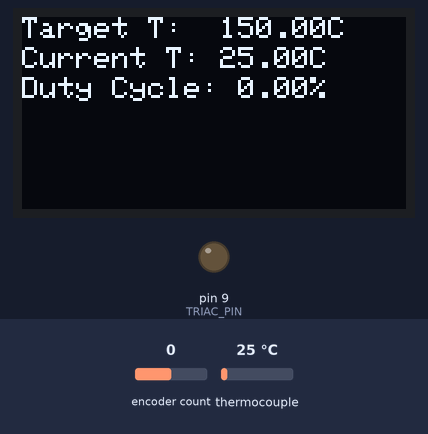
A sketch run on a simulated Arduino Uno, built with avr-gcc and run on an emulated ATmega328P. Parts: 128×64 one-colour display, output pins drawn as LEDs (lit = HIGH). The test bench sets the inputs (shaded band); at power-on: encoder count 0, thermocouple 25 °C. What the sketch prints to the serial monitor is not drawn.

Above: at 1.2 s.
1.3 s: encoder count set to 1
At 4.1 s:
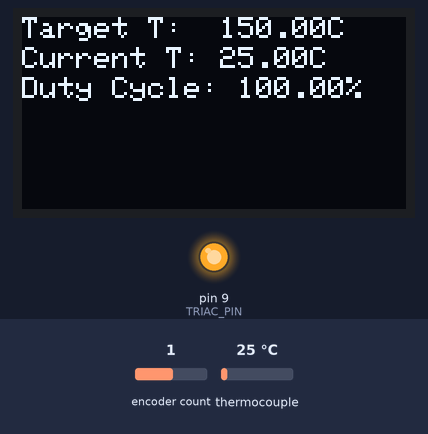
4.3 s: encoder count set to 5
At 6.3 s:
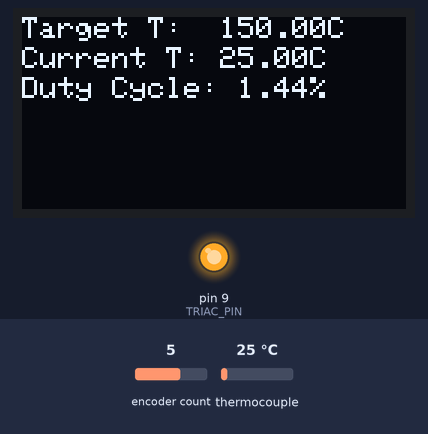
7.3 s: thermocouple set to 150 °C
At 10.1 s:
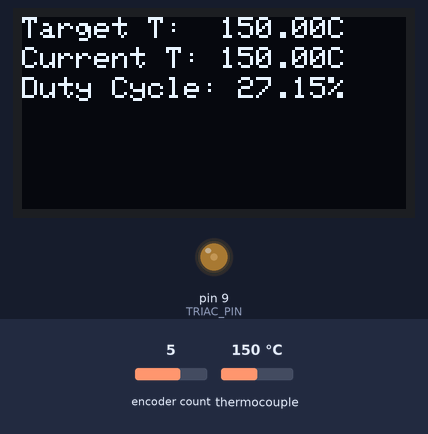
10.3 s: thermocouple set to 6 °C
At 12.3 s:
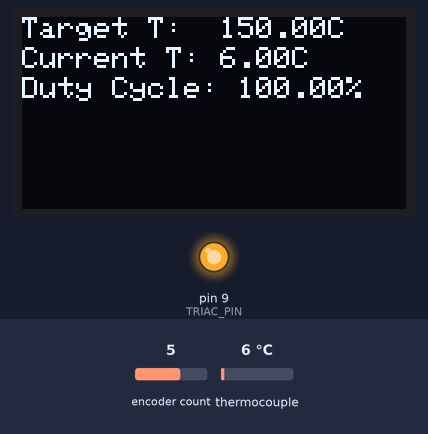
12.5 s: encoder count set to 4
At 13.9 s:
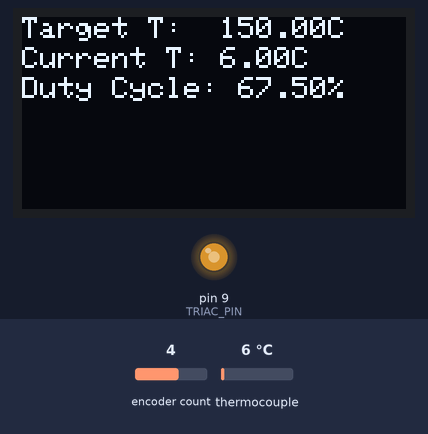
15.5 s: thermocouple set to 173 °C
At 19.3 s:
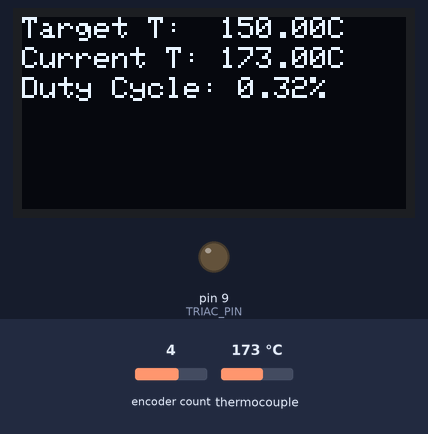
Timing chart, 0 to 20.0 s (numbered marks = the images above; inputs shaded):
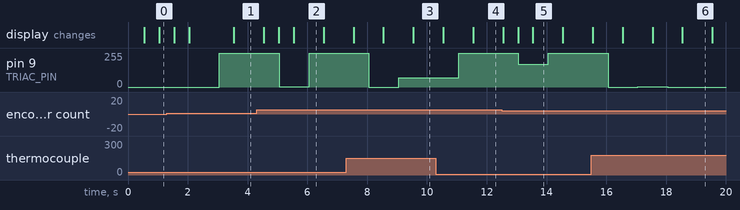

The sketch:

PID_HEATING_PLATE.ino
```cpp
#define DEBUG_LEVEL 1

#if DEBUG_LEVEL >= 2
#define DEBUG_2_PRINT(x) Serial.print(x)
#define DEBUG_2_PRINTLN(x) Serial.println(x)
#define DEBUG_PRINT(x)  Serial.print(x)
#define DEBUG_PRINTLN(x)  Serial.println(x)
#elif DEBUG_LEVEL >= 1
#define DEBUG_2_PRINT(x)
#define DEBUG_2_PRINTLN(x)
#define DEBUG_PRINT(x)  Serial.print(x)
#define DEBUG_PRINTLN(x)  Serial.println(x)
#else
#define DEBUG_PRINT(x)
#define DEBUG_PRINTLN(x)
#define DEBUG_2_PRINT(x)
#define DEBUG_2_PRINTLN(x)
#endif

#include <Wire.h>
#include <Adafruit_SSD1306.h>

#include <avr/io.h>
#include <util/delay.h>

#define OLED_RESET -1 // Arduino reset pin
Adafruit_SSD1306 display(OLED_RESET);

#include <Encoder.h>
#define CH_A A2 //
#define CH_B 3 //INT1
Encoder myEnc(CH_A, CH_B);
int oldPosition  = 0;
int newPosition = 0;

#include <max6675.h> //Die MAX6675 Bibliothek
int max6675SO = 4; // Serial Output
int max6675CS = 5; // Chip Select // changed from 3->6
int max6675CLK = 6; // Serial Clock
MAX6675 ktc(max6675CLK, max6675CS, max6675SO);

#include "Dimmer.h"
#define TRIAC_PIN 9
Dimmer dimmer( TRIAC_PIN,  DIMMER_COUNT, 1.5, 50);

byte incomingByte = 0;
unsigned long tnew = 0;
unsigned long told_serial = 0;
unsigned long told_display = 0;
unsigned long told_PID = 0;
byte set_temp = 0;

#include <PID_v1.h>
double Setpoint, Input, Output;
// AUTO PID WITH THIS FOLK
//https://github.com/br3ttb/Arduino-PID-AutoTune-Library/tree/f7ac48217c9f15f9a6d1ceb6281417045bc06a93
#define KU 4
#define TU 70
//double myKp = KU, myKi = 0.0, myKd = 0.000;
double myKp = 0.6 * KU , myKi = 0.8 * 1.2 * KU / TU, myKd = 1.0 * 3 * KU * TU / 40;
PID myPID(&Input, &Output, &Setpoint, myKp, myKi, myKd, P_ON_E , DIRECT); // P_ON_M Proportional on Measurement, helps prevent overshoots
#define MIN_T 0
#define MAX_T 170
#define SAMPLETIME 1000
/* KU ~ 8-9, T = 70s
   NZ method for PI controler
   KP = 0.45KU
   KI = 0.54/T*KU
*/

void UpdateEncoder() {
  newPosition = myEnc.read();
  if ( newPosition != oldPosition ) {
    if ( newPosition < MIN_T ) {
      newPosition = 0;
      myEnc.write(newPosition);
    }
    if ( newPosition > MAX_T ) {
      newPosition = 100;
      myEnc.write(newPosition);
    }
    oldPosition = newPosition;
    Setpoint = newPosition;
  }
}
void UpdateSerial() {
  DEBUG_PRINT( ((float)tnew) / 1000 );
  DEBUG_PRINT("; ");
  DEBUG_PRINT(Input);
  DEBUG_PRINT("; ");
  DEBUG_PRINT(Output);
  DEBUG_PRINT("; ");
  DEBUG_PRINT(Setpoint);
  DEBUG_PRINT("; ");
  DEBUG_PRINTLN("");
  told_serial = tnew;
}
void UpdateDisplay() {
  display.setCursor(0, 0);
  display.print("                    ");
  display.setCursor(0, 0);
  display.print("Target T:  ");
  display.print(Setpoint);
  display.print("C");

  display.setCursor(0, 10);
  display.print("                    ");
  display.setCursor(0, 10);
  display.print("Current T: ");
  display.print(ktc.readCelsius());
  display.println("C");
  display.display();
  told_display = tnew;

  display.setCursor(0, 20);
  display.print("                    ");
  display.setCursor(0, 20);
  display.print("Duty Cycle: ");
  display.print(Output);
  display.print("%");
}

long time_stable = 0;
long first_time_stable = -1;

boolean SetTemperature( int16_t temp, int holdTime = -1, byte TOL = 5) {
  Setpoint = temp;
  if (temp < 0) {
    Setpoint = 0;
    return true;
  }
  if ( abs(Input - temp) <= TOL ) {
    DEBUG_2_PRINT("stable");
    if (holdTime < 0) {
      time_stable = 0;
      first_time_stable = 0;
      DEBUG_2_PRINT(" holdtime forever ");
      DEBUG_2_PRINT(";");
      return false;// stay on infintily

    }
    else {
      time_stable = millis();
      if (first_time_stable < 0) {
        first_time_stable = time_stable;
        DEBUG_2_PRINT(" (first time at): ");
        DEBUG_2_PRINT(first_time_stable);
        DEBUG_2_PRINT(";");
        return false;
      }
      else {
        DEBUG_2_PRINT(" dt: ");
        DEBUG_2_PRINT(time_stable - first_time_stable);
        if ( (time_stable - first_time_stable) >= (holdTime * 1000.0) ) {
          DEBUG_2_PRINT(" done!");
          first_time_stable = -1;
          time_stable =  0;
          DEBUG_2_PRINT(";");
          return true;
        }
        else {
          DEBUG_2_PRINT(";");
          return false;
        }
      }
    }
  }
  else {
    DEBUG_2_PRINT("not stable");
    first_time_stable = -1;
    time_stable = 0;
    DEBUG_2_PRINT(";");
    return false;
  }

}

void setup() {
  pinMode(CH_A, INPUT_PULLUP);
  pinMode(CH_B, INPUT_PULLUP);
  unsigned long BAUDRATE = 9600;
  Serial.begin(BAUDRATE);
  display.begin(SSD1306_SWITCHCAPVCC, 0x3C);
  display.clearDisplay();
  display.setTextColor(WHITE, BLACK);
  display.setTextSize(1);
  display.setCursor(0, 0);

  dimmer.begin();
  myPID.SetMode(AUTOMATIC);
  myPID.SetOutputLimits(0, 100); // Set  Limits to PWM limits
  myPID.SetSampleTime( SAMPLETIME ); // Set PID sampling time to 10ms
  Setpoint = 0;
  oldPosition = Setpoint;
  myEnc.write(Setpoint);
}


int temps []      = { 150, 200, 260, -1 };
int hold_times [] = { 180, 60, 40, -1};
#define NUM_ELEM (sizeof( temps ) / sizeof( temps[0] ))
byte cnt = 0;

void loop() {
  //  if (Serial.available() > 0) {
  //    //set_temp = Serial.parseInt();
  //    Setpoint = Serial.parseInt();
  //    Serial.println(set_temp, DEC);
  //  }

  tnew = millis();

  if ( (tnew - told_PID) >= SAMPLETIME ) {
    told_PID = tnew;
    if (Setpoint >= MAX_T) {
      Setpoint = MAX_T;
    }
    if (Setpoint <= MIN_T) {
      Setpoint = MIN_T;
    }
    Input = ktc.readCelsius();
    myPID.Compute();

    if ( SetTemperature(temps[cnt], hold_times[cnt]) ) {
      Serial.print("Step ");
      Serial.print(cnt);
      Serial.println(" reached");
      if (cnt >= (NUM_ELEM - 1)) {
        Serial.println(" Profile Finished, turning off!");
        Setpoint = 0;
        cnt = (NUM_ELEM - 1);
      } else {
        cnt++;
      }
    }
  }

  UpdateEncoder();

  if ((tnew - told_serial) >= 1000) {
    UpdateSerial();
  }

  if ((tnew - told_display) >= 500) {
    UpdateDisplay();
  }


  dimmer.set(Output);
}
```

Measured:
- after the input at 1.3 s, pin 9 (TRIAC_PIN): 0/255 → 255/255 after 1.8 s instead of 0.76 s; the display: first changes after 0.24 s (image 1 shows a later state)
- after the input at 4.3 s, pin 9 (TRIAC_PIN): 255/255 → 2/255 after 0.76 s, → 255/255 1.0 s later; the display: first changes after 0.24 s (image 2 shows a later state)
- after the input at 7.3 s, pin 9 (TRIAC_PIN): 255/255 → 0/255 after 0.76 s, → 68/255 1.0 s later; the display: first changes after 0.25 s (image 3 shows a later state)
- after the input at 10.3 s, pin 9 (TRIAC_PIN): 68/255 → 255/255 after 0.76 s; the display: first changes after 0.24 s (image 4 shows a later state)
- after the input at 12.5 s, pin 9 (TRIAC_PIN): 255/255 → 170/255 after 0.56 s, → 255/255 1.0 s later; the display: first changes at once (image 5 shows a later state)
- after the input at 15.5 s, pin 9 (TRIAC_PIN): 255/255 → 0/255 after 0.56 s, → 2/255 1.0 s later, → 0/255 1.0 s later; the display: first changes after 0.05 s (image 6 shows a later state)
- what the display in image 2 shows lasts 1.0 s, from 5.5 s to 6.5 s
